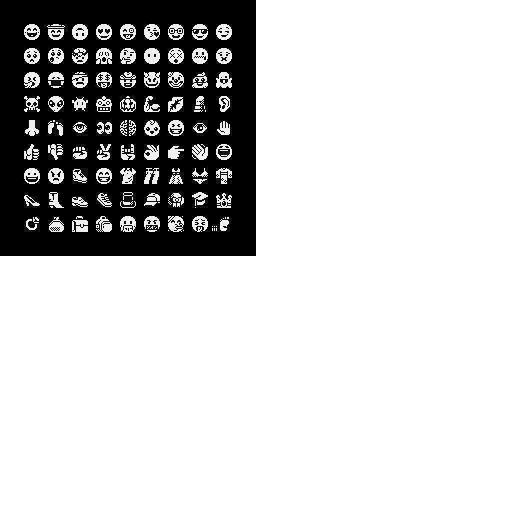
#> input picture Inc/Bitmaps/10j5csgmp4s91.png, 512 x 512 px
$ python -i main.py   (imports and definitions only)
#> lines starting #> are read from the running program, lines starting #| are printed output that depends on the picture; after the words box and inside, x2 and y2 are one past the last pixel; in counts of white or black regions, pixels touching at a corner belong together
#!/usr/bin/env python3
"""
Генерирует C-массивы uint8_t[] для SSD1306_Screen::Bitmap().

Формат буфера (page-major, SSD1306-native):
  Для bitmap ширины W и высоты H:
    pages = (H + 7) // 8
    data[x * pages + page] — байт для столбца x, страницы 'page'
    бит 0 = пиксель (x, page*8 + 0) — верхний
    бит 7 = пиксель (x, page*8 + 7) — нижний в странице

Поддержка: PNG, JPG и др. (через Pillow).
Изображение НЕ масштабируется — только обрезка/дополнение.
"""

import sys
import os
from PIL import Image
import math


def convert_image_to_bitmap(img_path, width=None, height=None, invert=False, dither=True, pad=True):
    """
    Возвращает: (data_bytes, actual_width, actual_height)
    """
#> called with img_path = '../Inc/Bitmaps/10j5csgmp4s91.png', invert = False, dither = True, pad = True
    # --- Загрузка и подготовка изображения ---
    img = Image.open(img_path).convert('RGBA')
#> img is the input picture: PIL image 512x512 RGBA; mean R, G, B, A 201.7, 201.7, 201.7, 255
    orig_w, orig_h = img.size
#> orig_w = 512; orig_h = 512

    # Определяем целевые размеры
    target_w = width if width is not None else min(orig_w, 128)
#> target_w = 128
    target_h = height if height is not None else min(orig_h, 64)
#> target_h = 64

    # Обработка: обрезка или дополнение (без ресайза!)
    if pad:
        # Новое чёрно-белое изображение (фон = белый = 1)
        new_img = Image.new('1', (target_w, target_h), color=1)
#> new_img: PIL image 128x64 1; every value is 1
        # Конвертируем исходное в 1-бит
        img_gray = img.convert('L')
        img_bw = img_gray.convert('1', dither=Image.FLOYDSTEINBERG if dither else Image.NONE)
#> img_bw: PIL image 512x512 1; 79.1% white; 158 black regions (147 under 20 px), largest, box (x1, y1, x2, y2) and area: (0, 0, 256, 256) 53419, (218, 149, 230, 157) 69, (26, 176, 38, 182) 48
        # Вставляем в левый верхний угол
        new_img.paste(img_bw, (0, 0))
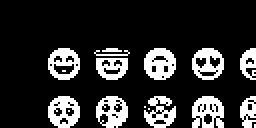
#> new_img: PIL image 128x64 1 (shown 2 times larger); 18% white; 17 white regions (6 under 20 px), largest, box (x1, y1, x2, y2) and area: (72, 24, 88, 40) 182, (96, 48, 112, 64) 178, (24, 48, 40, 64) 170
        final_img = new_img
    else:
        # Обрезаем до target_w × target_h
        cropped = img.crop((0, 0, target_w, target_h))
        img_gray = cropped.convert('L')
        final_img = img_gray.convert('1', dither=Image.FLOYDSTEINBERG if dither else Image.NONE)

    if invert:
        final_img = Image.eval(final_img, lambda x: 255 - x)

    # --- Генерация page-major буфера ---
    pages = (target_h + 7) // 8
#> pages = 8
    data = bytearray(target_w * pages)

    for col in range(target_w):
        for page in range(pages):
            byte = 0
            for bit in range(8):  # bit 0 = top of page
                y = page * 8 + bit
                if y >= target_h:
                    break
                # В режиме '1': 0 = чёрный (пиксель включён)
                if final_img.getpixel((col, y)) == 0:
                    byte |= (1 << bit)  # bit 0 = y = page*8 + 0
            idx = col * pages + page
            data[idx] = byte

    return bytes(data), target_w, target_h

# [47 lines left out: functions generate_h_array, generate_c_array, not called in this run]


# ======================
# CLI
# ======================
# [76 lines not run here, left out]

>>> result = convert_image_to_bitmap('../Inc/Bitmaps/10j5csgmp4s91.png')
